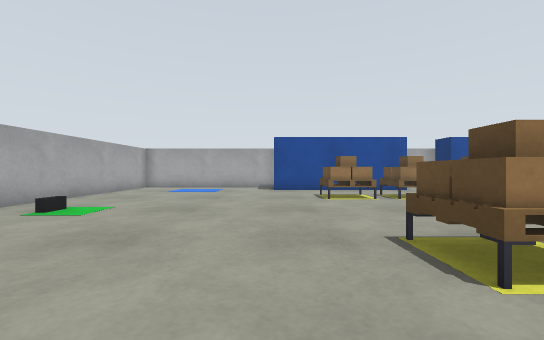
View 1 (above)

16 first-person views from a walk through a world built for the Gazebo simulator. The camera is 0.45 m above the floor, looks level and sees 90° across. The floor is counted in squares, 0.5 m on a side. Each view is taken from the middle of a square. On the plan, view 1 faces up. The plan holds only what a view shows up to about 11 squares ahead; the rest is blank. The place goes on beyond the plan.

View 2
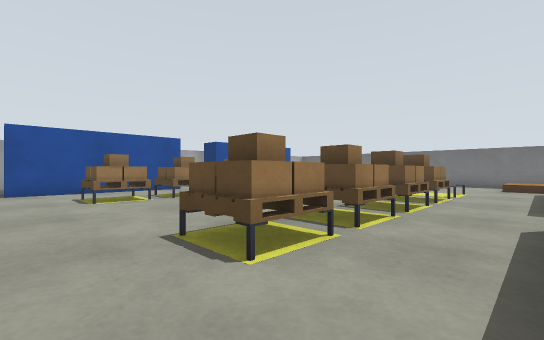

View 3
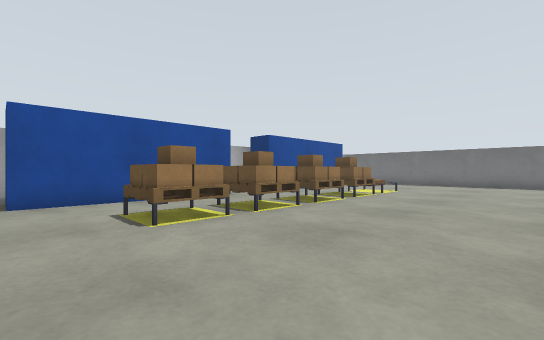

View 4
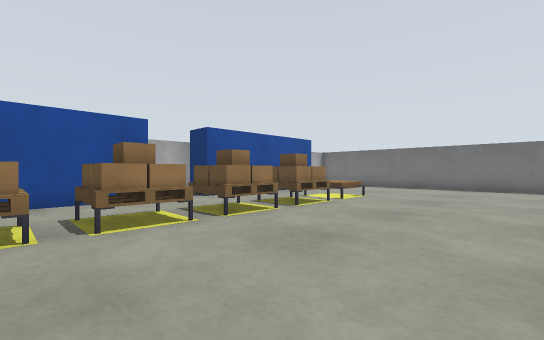

View 5
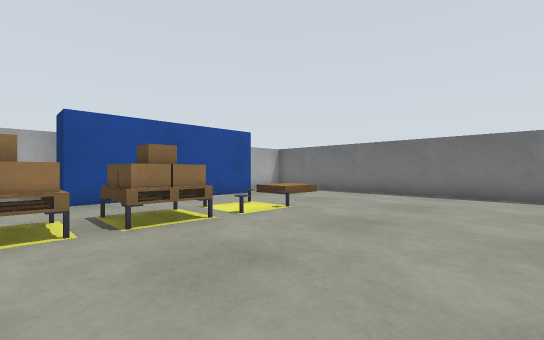

View 6
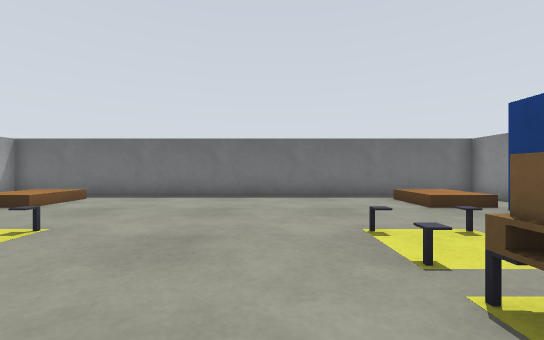

View 7
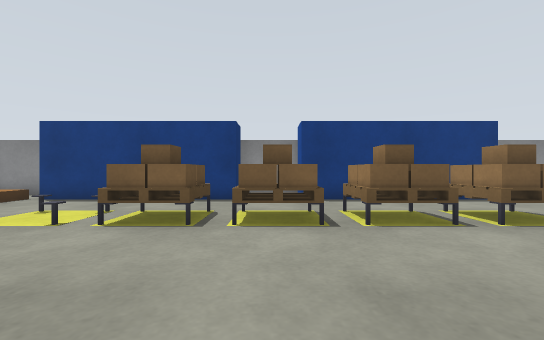

View 8
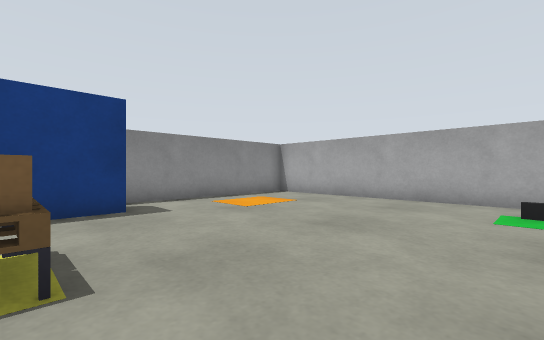

View 9
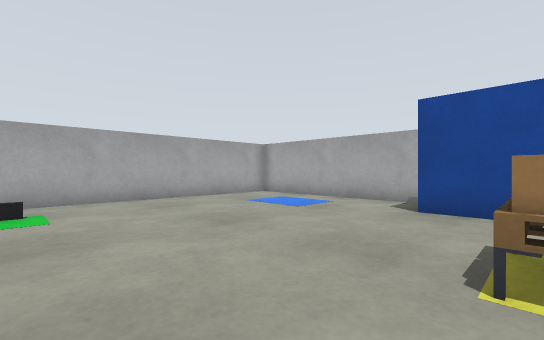

View 10
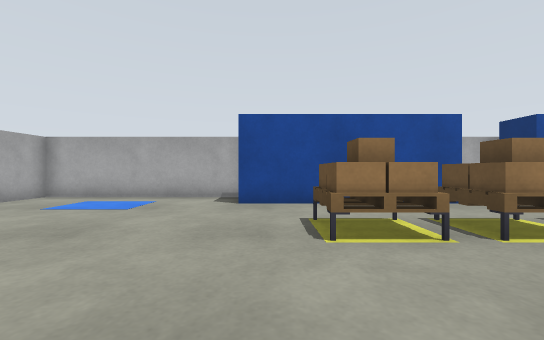

View 11
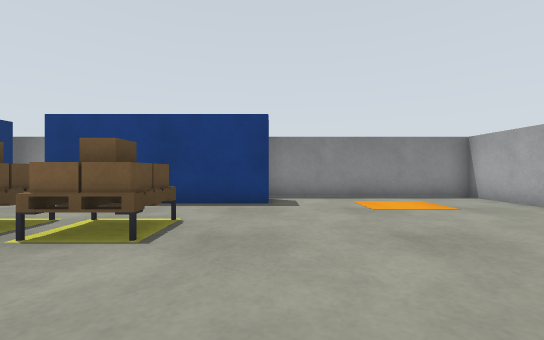

View 12
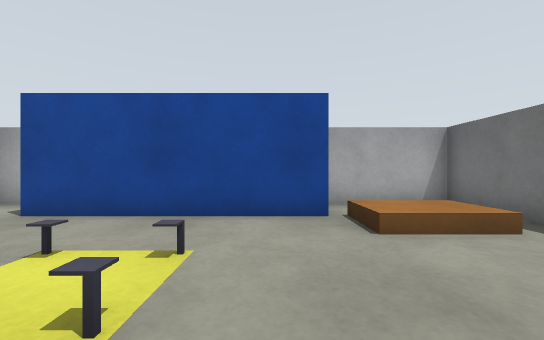

View 13
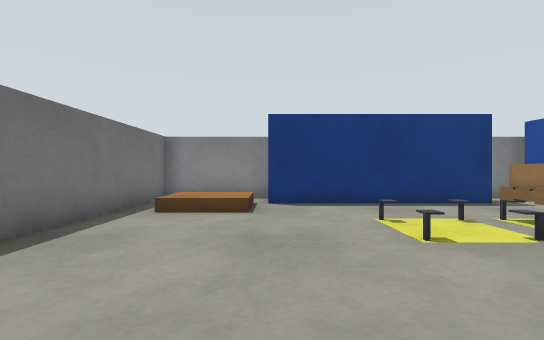

View 14
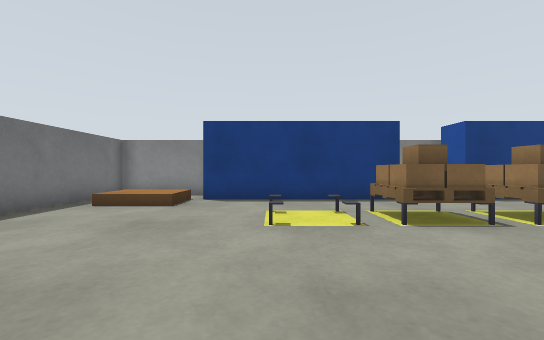

View 15
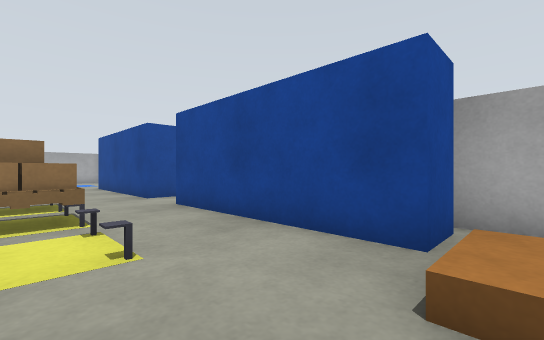

View 16
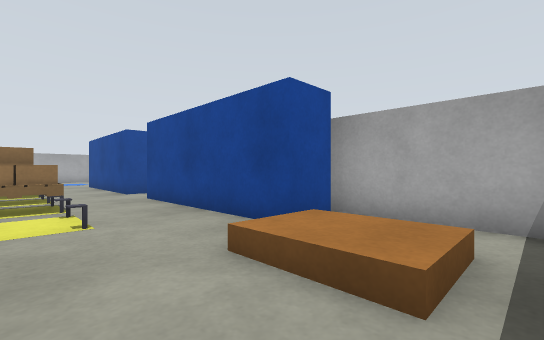

### Floor plan
Points are (right, up) in squares from view 1. A wall is a line through its corners. A room is listed if a view was taken in it or the views show most of it. See-through windows are left out.
Room 1 (views 1, 2, 3, 4, 5, 6, 7, 8, 9, 10, 11, 12, 13, 14, 15, 16)
walls: (6.1, 13.2) (6.1, 12.3) (0, 12.3); (5.6, -2) (8.6, -2); (0, -0.3) (6.1, -0.3) (6.1, -1.5); (8.1, -1.5) (8.1, -0.3) (14.1, -0.3); (8.4, 14) (6, 14); (0.1, 14) (-6.5, 14) (-6.5, -2) (0.1, -2); (14.1, 13.5) (14.1, 12.3) (8.1, 12.3) (8.1, 13.5); (14, -2) (17.5, -2) (17.5, 14) (13.8, 14)
objects: black box (-5, 6); other object (2, 2) to (3, 3); other object (2, 9) to (3, 10); other object (4, 2) to (5, 3); other object (4, 9) to (5, 10); other object (6, 2) to (7, 3); other object (6, 9) to (7, 10); other object (9, 2) to (10, 3); other object (9, 9) to (10, 10); other object (11, 2) to (12, 3); other object (11, 9) to (12, 10); pallet (15, 0) to (16, 1); pallet (15, 11) to (16, 12)

Where each view was taken, in squares from view 1:
view 1: 0 up, 0 right, facing up
view 2: 0 up, 0 right, facing up-right
view 3: 4 up, 0 right, facing up-right
view 4: 4 up, 3 right, facing up-right
view 5: 4 up, 7 right, facing up-right
view 6: 5 up, 8 right, facing right
view 7: 8 up, 7 right, facing down
view 8: 6 up, 2 right, facing down-left
view 9: 6 up, 2 right, facing up-left
view 10: 5 up, 1 right, facing up
view 11: 7 up, 0 right, facing down
view 12: 7 up, 13 right, facing up
view 13: 7 up, 14 right, facing down
view 14: 8 up, 12 right, facing down
view 15: 9 up, 15 right, facing up-left
view 16: 9 up, 17 right, facing up-left
